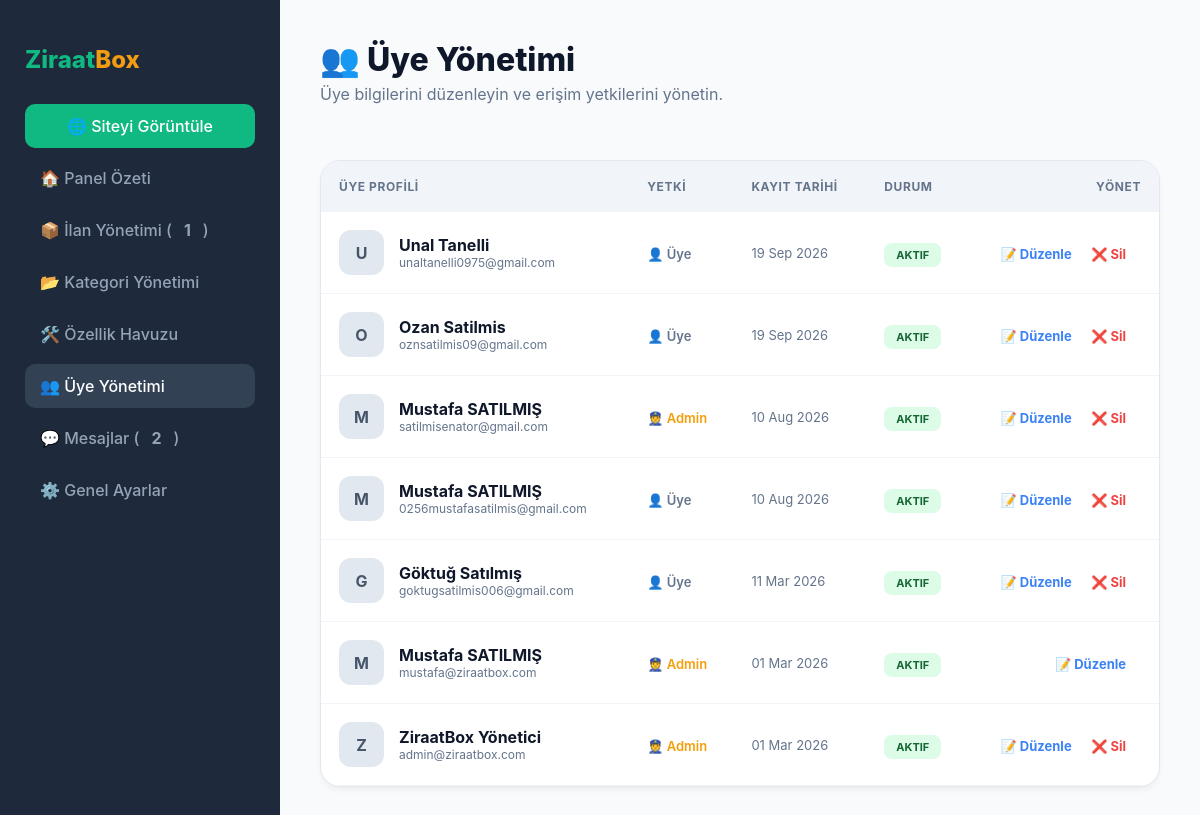
The page /yonetim/uyeler.php (signed in) on the database its author committed.
### tables this page shows
CREATE TABLE `uyeler` (
  `id` int(10) unsigned NOT NULL AUTO_INCREMENT,
  `kullanici_adi` varchar(50) NOT NULL,
  `email` varchar(120) NOT NULL,
  `sifre` varchar(255) DEFAULT NULL,
  `yetki` enum('uye','admin') DEFAULT 'uye',
  `isim_gizle` tinyint(1) DEFAULT 0,
  `ad_soyad` varchar(100) DEFAULT NULL,
  `telefon` varchar(20) DEFAULT NULL,
  `il` varchar(50) DEFAULT NULL,
  `ilce` varchar(50) DEFAULT NULL,
  `profil_foto` varchar(255) DEFAULT NULL,
  `puan` decimal(3,1) DEFAULT 5.0,
  `durum` enum('aktif','pasif','banli') DEFAULT 'aktif',
  `created_at` timestamp NULL DEFAULT current_timestamp(),
  `son_giris` datetime DEFAULT NULL,
  `google_id` varchar(255) DEFAULT NULL,
  PRIMARY KEY (`id`),
  UNIQUE KEY `email` (`email`)
);

### yonetim/uyeler.php (the view, shortened to what this page needs)
<?php
require_once "../sistem/ayar.php";
$onay_bekleyen = $db->query("SELECT COUNT(*) FROM ilanlar WHERE durum = 'beklemede'")->fetchColumn();
$yeni_mesaj    = $db->query("SELECT COUNT(*) FROM mesajlar WHERE okundu = 0")->fetchColumn();
$uyeler = $db->query("SELECT * FROM uyeler ORDER BY id DESC")->fetchAll();
?>
<!DOCTYPE html>
<html lang="tr">
<head>
</head>
<body>
<div class="sidebar">
    <h2>Ziraat<span style="color:#f39c12">Box</span></h2>
    <a href="../index.php" target="_blank" class="view-site-btn">🌐 Siteyi Görüntüle</a>
    <nav>
        <a href="index.php">🏠 Panel Özeti</a>
        <a href="ilanlar.php">📦 İlan Yönetimi (<b><?php echo $onay_bekleyen; ?></b>)</a>
        <a href="kategoriler.php">📂 Kategori Yönetimi</a>
        <a href="ozellikler.php">🛠️ Özellik Havuzu</a>
        <a href="uyeler.php" class="active">👥 Üye Yönetimi</a>
        <a href="mesajlar.php">💬 Mesajlar (<b><?php echo $yeni_mesaj; ?></b>)</a>
        <a href="ayarlar.php">⚙️ Genel Ayarlar</a>
    </nav>
</div>
<div class="content">
    <div style="display: flex; justify-content: space-between; align-items: center; margin-bottom: 40px;">
        <div>
            <h1 style="font-size: 32px; font-weight: 800; color: #0f172a; margin: 0;">👥 Üye Yönetimi</h1>
            <p style="color: var(--text-muted); margin-top: 5px;">Üye bilgilerini düzenleyin ve erişim yetkilerini yönetin.</p>
        </div>
    </div>
    <div class="list-card">
        <table>
            <thead>
                <tr>
                    <th>Üye Profili</th>
                    <th>Yetki</th>
                    <th>Kayıt Tarihi</th>
                    <th>Durum</th>
                    <th style="text-align: right;">Yönet</th>
                </tr>
            </thead>
            <tbody>
                <?php foreach($uyeler as $u): ?>
                <tr>
                    <td>
                        <div class="user-info">
                            <div class="avatar"><?php echo mb_substr($u['ad_soyad'], 0, 1); ?></div>
                            <div>
                                <div style="font-weight: 700; color: #0f172a;"><?php echo htmlspecialchars($u['ad_soyad']); ?></div>
                                <div style="font-size: 12px; color: var(--text-muted);"><?php echo $u['email']; ?></div>
                            </div>
                        </div>
                    </td>
                    <td>
                        <span style="font-size: 13px; font-weight: 600; color: <?php echo $u['yetki']=='admin'?'#f59e0b':'#64748b'; ?>">
                            <?php echo $u['yetki']=='admin' ? '👮 Admin' : '👤 Üye'; ?>
                        </span>
                    </td>
                    <td style="font-size: 13px; color: var(--text-muted);"><?php echo date('d M Y', strtotime($u['created_at'])); ?></td>
                    <td>
                        <span class="badge <?php echo $u['durum']=='aktif'?'badge-aktif':'badge-pasif'; ?>">
                            <?php echo strtoupper($u['durum']); ?>
                        </span>
                    </td>
                    <td style="text-align: right;">
                        <a href="?duzenle=<?php echo $u['id']; ?>" class="action-link edit-link">📝 Düzenle</a>
                        <?php if($u['id'] != $_SESSION['admin_id']): ?>
                            <a href="?islem=sil&id=<?php echo $u['id']; ?>" onclick="return confirm('Silinsin mi?')" class="action-link delete-link">❌ Sil</a>
                        <?php endif; ?>
                    </td>
                </tr>
                <?php endforeach; ?>
            </tbody>
        </table>
    </div>
</div>
</body>
</html>

### yonetim/uyeler.php (style rules this page uses)
:root { --bg: #f8fafc; --sidebar: #1e293b; --primary: #10b981; --accent: #3b82f6; --text-main: #1e293b; --text-muted: #64748b; }
body { margin: 0; font-family: 'Inter', 'Segoe UI', sans-serif; background: var(--bg); color: var(--text-main); display: flex; }
.sidebar { width: 280px; background: var(--sidebar); min-height: 100vh; padding: 25px; box-sizing: border-box; position: sticky; top: 0; }
.sidebar h2 { color: var(--primary); font-size: 24px; font-weight: 800; margin-bottom: 30px; }
.sidebar a { display: flex; align-items: center; gap: 12px; color: #94a3b8; padding: 12px 15px; text-decoration: none; border-radius: 10px; margin-bottom: 8px; transition: 0.3s; font-weight: 500; }
.sidebar a:hover, .sidebar a.active { background: #334155; color: #fff; }
.view-site-btn { background: var(--primary); color: #fff !important; justify-content: center; margin-bottom: 25px; }
.content { flex: 1; padding: 40px; }
.list-card { background: #fff; border-radius: 20px; box-shadow: 0 4px 6px -1px rgba(0,0,0,0.05); overflow: hidden; border: 1px solid #e2e8f0; }
table { width: 100%; border-collapse: collapse; }
th { background: #f1f5f9; padding: 18px; text-align: left; font-size: 12px; color: var(--text-muted); text-transform: uppercase; letter-spacing: 0.05em; }
td { padding: 18px; border-bottom: 1px solid #f1f5f9; transition: 0.2s; }
.user-info { display: flex; align-items: center; gap: 15px; }
.avatar { width: 45px; height: 45px; border-radius: 12px; background: #e2e8f0; display: flex; align-items: center; justify-content: center; font-weight: 700; color: #475569; }
.badge { padding: 5px 12px; border-radius: 8px; font-size: 11px; font-weight: 700; }
.badge-aktif { background: #dcfce7; color: #166534; }
.action-link { text-decoration: none; font-weight: 700; font-size: 13px; margin-right: 15px; transition: 0.2s; }
.edit-link { color: var(--accent); }
.delete-link { color: #ef4444; }

### rows shown on the page
uyeler: ad_soyad "U", ad_soyad "Unal Tanelli", email "unaltanelli0975@gmail.com", yetki "👤 Üye", created_at "19 Sep 2026", durum "AKTIF"
uyeler: ad_soyad "O", ad_soyad "Ozan Satilmis", email "oznsatilmis09@gmail.com", yetki "👤 Üye", created_at "19 Sep 2026", durum "AKTIF"
uyeler: ad_soyad "M", ad_soyad "Mustafa SATILMIŞ", email "satilmisenator@gmail.com", yetki "👮 Admin", created_at "10 Aug 2026", durum "AKTIF"
uyeler: ad_soyad "M", ad_soyad "Mustafa SATILMIŞ", email "0256mustafasatilmis@gmail.com", yetki "👤 Üye", created_at "10 Aug 2026", durum "AKTIF"
uyeler: ad_soyad "G", ad_soyad "Göktuğ Satılmış", email "goktugsatilmis006@gmail.com", yetki "👤 Üye", created_at "11 Mar 2026", durum "AKTIF"
uyeler: ad_soyad "M", ad_soyad "Mustafa SATILMIŞ", email "mustafa@ziraatbox.com", yetki "👮 Admin", created_at "01 Mar 2026", durum "AKTIF"
uyeler: ad_soyad "Z", ad_soyad "ZiraatBox Yönetici", email "admin@ziraatbox.com", yetki "👮 Admin", created_at "01 Mar 2026", durum "AKTIF"

### other values the page prints
$onay_bekleyen "1"
$yeni_mesaj "2"
